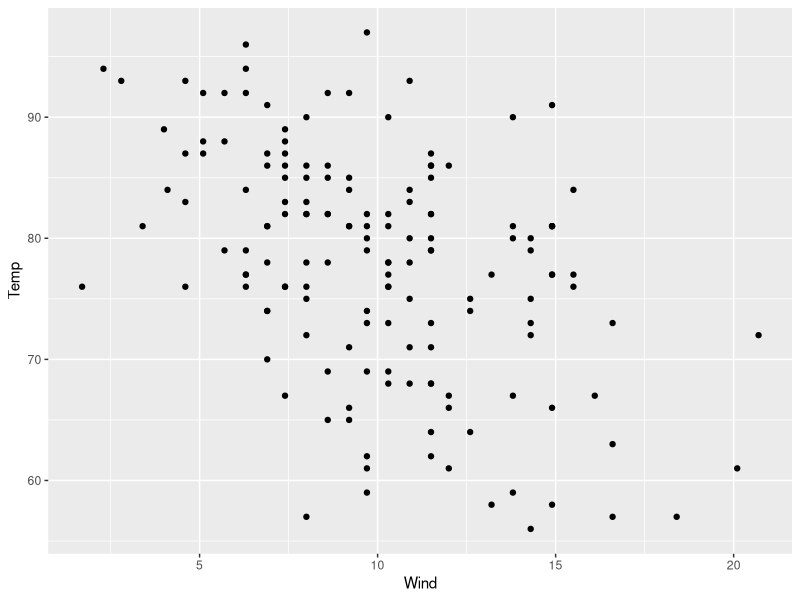
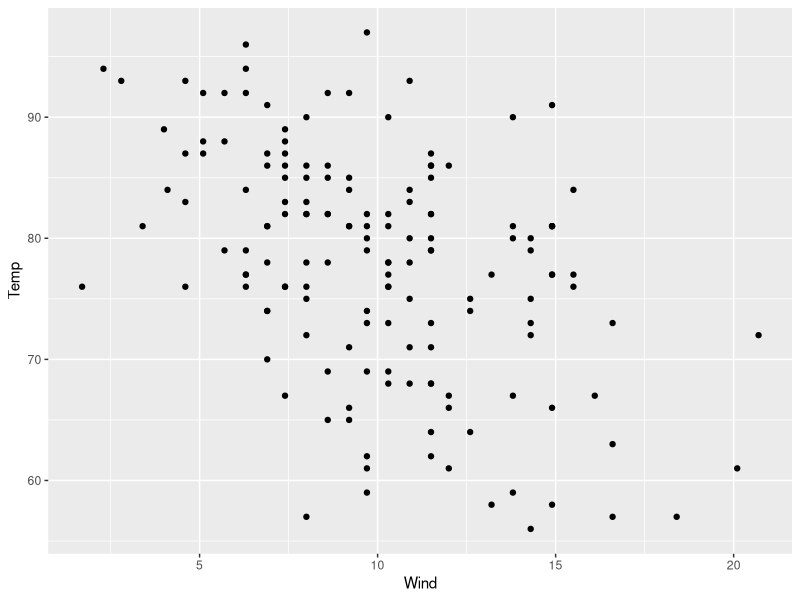
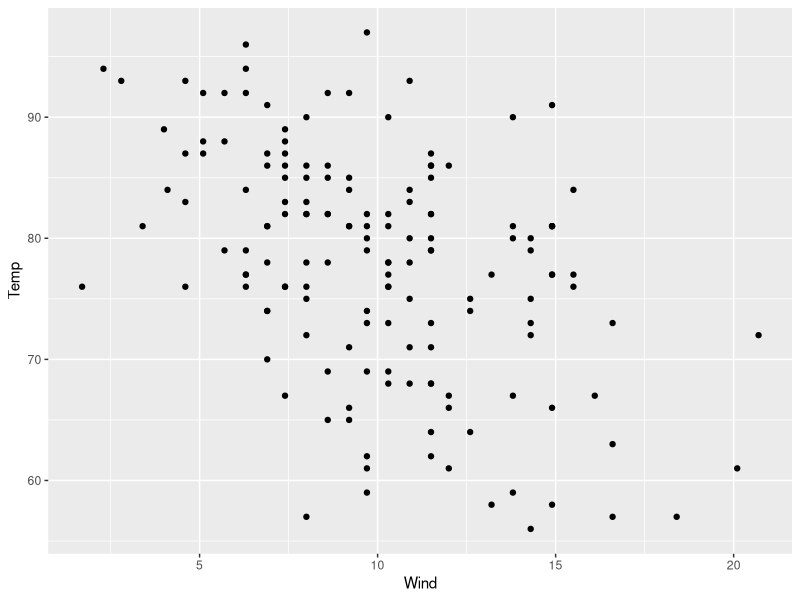
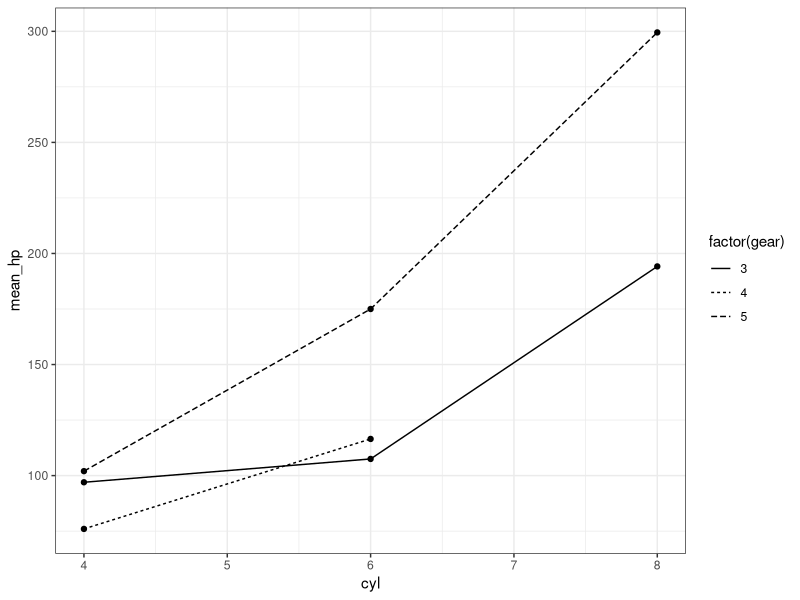
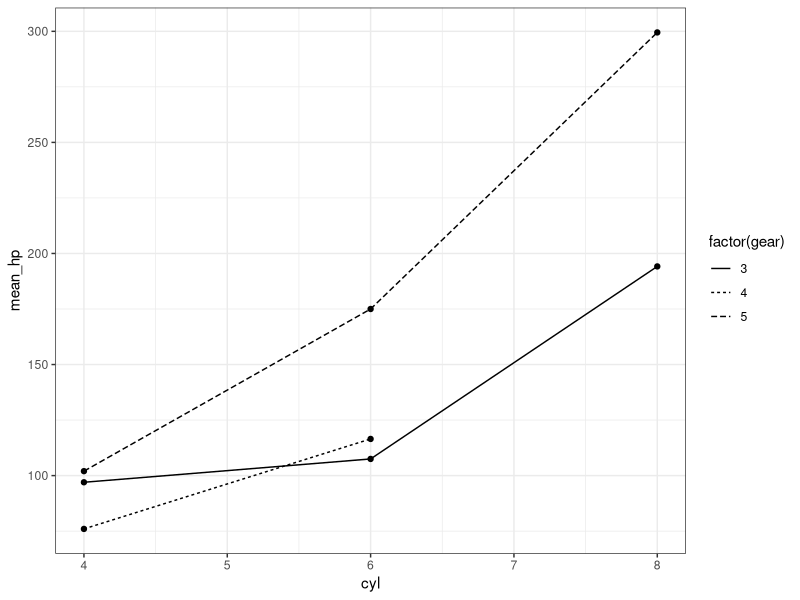

Reproduce these figures in R, in order.
## ---- chunk 1
# ---
# title: "Your Title Here"
# author: "Your Name Here"
# date: "12/31/9999"
# output: html_document
# ---
## ---- chunk 2
# Level 1 Heading
## Level 2 Heading
### Level 3 Heading
#### Level 4 Heading
##### Level 5 Heading
###### Level 6 Heading
## ---- chunk 3
sqrt(pi)
sqrt(1:5)
## ---- chunk 4

## ---- chunk 5
library(ggplot2)
gg <- ggplot(airquality, aes(Wind, Temp)) +
  geom_point()
print(gg)
## ---- chunk 6
print(gg)
## ---- chunk 7
print(gg)
## ---- chunk 8
myTable <- data.frame(
  x = c(1.111, 2.222, 3.333),
  y = c("one", "two", "three"),
  z = c(pi, 2 * pi, 3 * pi)
)
knitr::kable(myTable, caption = "My Table")
## ---- chunk 9
library(knitr)
library(kableExtra)

kable(myTable, digits = 2, caption = "My Table") %>%
  kable_styling(
    full_width = FALSE,
    latex_options = c("hold_position", "striped"),
    position = "center",
    font_size = 12
  )
## ---- chunk 10
flextable::regulartable(myTable)
## ---- chunk 11
library(tidyverse)
mtcars %>%
  group_by(cyl, gear) %>%
  summarize(mean_hp = mean(hp)) %>%
  ggplot(., aes(x = cyl, y = mean_hp, group = gear)) +
  geom_point() +
  geom_line(aes(linetype = factor(gear))) +
  theme_bw()
## ---- chunk 12
mtcars %>%
  group_by(cyl, gear) %>%
  summarize(mean_hp = mean(hp)) %>%
  ggplot(., aes(x = cyl, y = mean_hp, group = gear)) +
  geom_point() +
  geom_line(aes(linetype = factor(gear))) +
  theme_bw()
## ---- chunk 13
library(knitr)
myTable <- tibble(
  x = c(1.111, 2.222, 3.333),
  y = c("one", "two", "three"),
  z = c(5, 6, 7)
)
kable(myTable, caption = "My Table in Word")
## ---- chunk 14
library(flextable)
regulartable(myTable)
## ---- chunk 15
regulartable(myTable) %>%
  width(width = c(.5, 1.5, 3)) %>%
  bg(bg = "#000080", part = "header") %>%
  color(color = "white", part = "header")
